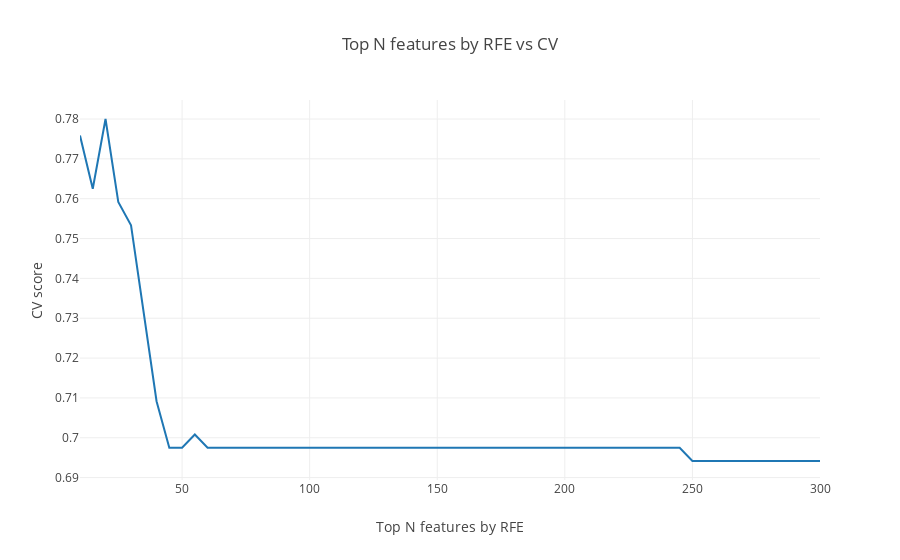

Notebook code cell kept with this figure:
### Code cell
data = [go.Scatter(
        x = list(range(10, 301, 5)),
        y = scores_list,
        name = 'CV scores RFE'
    )]
layout = go.Layout(dict(title = "Top N features by RFE vs CV",
                  xaxis = dict(title = 'Top N features by RFE'),
                  yaxis = dict(title = 'CV score'),
                  ))
py.iplot(dict(data=data, layout=layout), filename='basic-line')

### Figure 1 — Plotly figure (JSON) as saved in the notebook; plotly's stock layout.template omitted (floating-point values rounded to 4 significant figures)
{"data": [{"name": "CV scores RFE", "type": "scatter", "uid": "26178255-ceb2-4056-b912-c7e91625ee9f", "x": [10, 15, 20, 25, 30, 35, 40, 45, 50, 55, 60, 65, 70, 75, 80, 85, 90, 95, 100, 105, 110, 115, 120, 125, 130, 135, 140, 145, 150, 155, 160, 165, 170, 175, 180, 185, 190, 195, 200, 205, 210, 215, 220, 225, 230, 235, 240, 245, 250, 255, 260, 265, 270, 275, 280, 285, 290, 295, 300], "y": [0.7758, 0.7625, 0.78, 0.7592, 0.7533, 0.7308, 0.7092, 0.6975, 0.6975, 0.7008, 0.6975, 0.6975, 0.6975, 0.6975, 0.6975, 0.6975, 0.6975, 0.6975, 0.6975, 0.6975, 0.6975, 0.6975, 0.6975, 0.6975, 0.6975, 0.6975, 0.6975, 0.6975, 0.6975, 0.6975, 0.6975, 0.6975, 0.6975, 0.6975, 0.6975, 0.6975, 0.6975, 0.6975, 0.6975, 0.6975, 0.6975, 0.6975, 0.6975, 0.6975, 0.6975, 0.6975, 0.6975, 0.6975, 0.6942, 0.6942, 0.6942, 0.6942, 0.6942, 0.6942, 0.6942, 0.6942, 0.6942, 0.6942, 0.6942]}], "layout": {"title": {"text": "Top N features by RFE vs CV"}, "xaxis": {"title": {"text": "Top N features by RFE"}}, "yaxis": {"title": {"text": "CV score"}}}}
